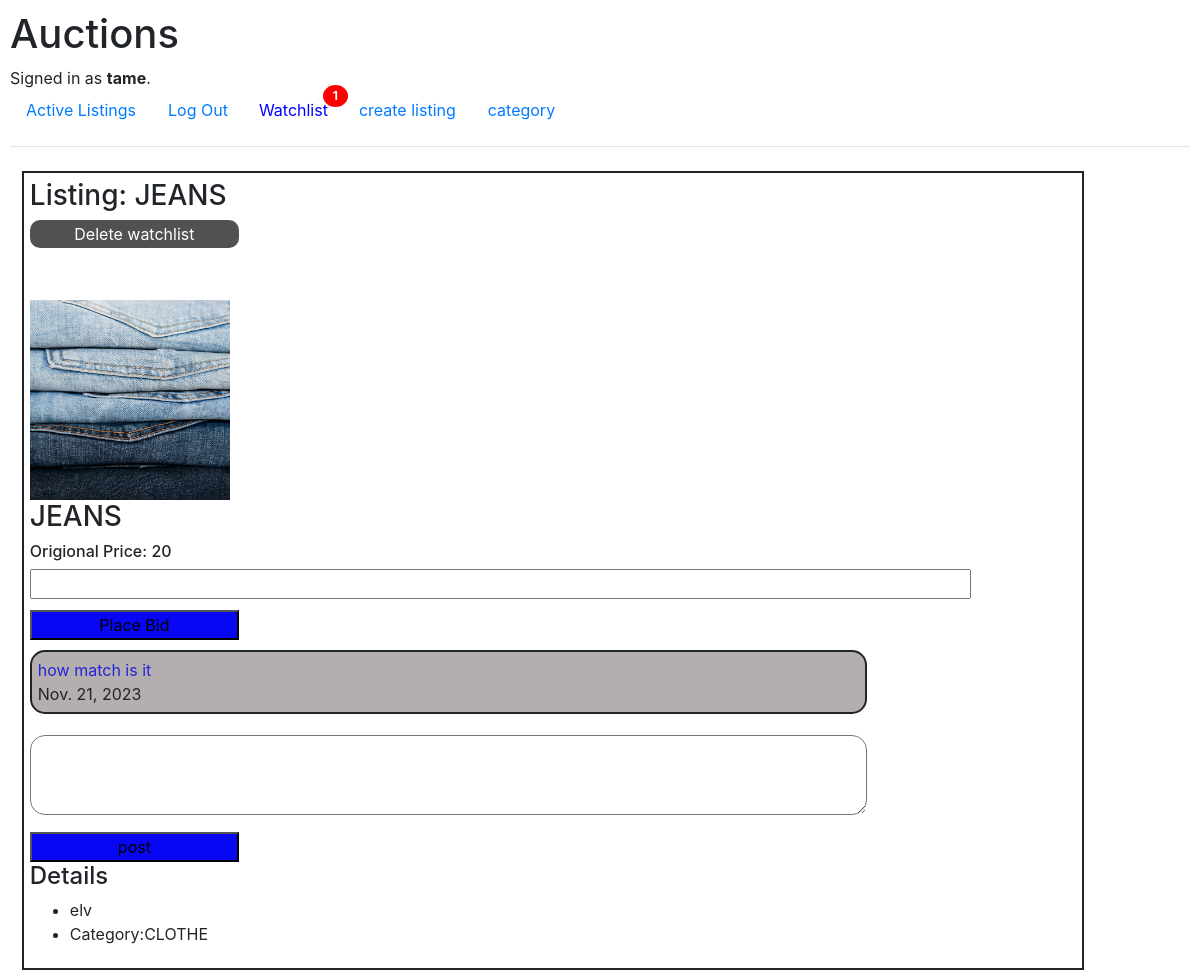
Screenshot of /8/listing_page (signed in) with the database file from the repository.
### auctions/models.py (models this page shows)
class User(AbstractUser):
    username = models.CharField(max_length=200, unique=True)
    password = models.CharField(max_length=200)
    email = models.EmailField(max_length=200)
    pass

class Auction_list(models.Model):
    category_choices=(('CLOTHE','Clothe'),('SHOE','Shoe'),('BOOK','Book'),('BAGE','Bag'),('CAR','Car'),('NONE',None),)
    user=models.ForeignKey(settings.AUTH_USER_MODEL,on_delete=models.CASCADE)
    item_name=models.CharField(max_length=200)
    price = models.CharField(max_length=200)
    date_created = models.DateTimeField(auto_now_add=True)
    amount = models.CharField(max_length=200, blank=True, null=True)
    image =models.ImageField(upload_to='auction/images', blank=True , default=None)
    category = models.CharField (choices=category_choices,default=None, max_length=200, blank=True, null=True)
    is_active=models.BooleanField(default=True, null=True)

class Comments(models.Model):
    bids=models.ForeignKey(Auction_list, on_delete=models.CASCADE)
    comment_text = models.CharField(max_length=200)
    date=models.DateField(auto_now_add=True)

### auctions/views.py (the view, shortened to what this page needs)
# urls.py: path("<int:id>/listing_page", views.listing_page, name="listing_page"),
def listing_page(request,id):
    user=request.user
    item=Auction_list.objects.get(id=id)
    total_bid=Bids.objects.filter(auction_item=item).count()
    watch_count=Watchlist.objects.filter(user=user.id).count()
    status=item.is_active
    comment=Comments.objects.filter(bids=item)
    if request.method == "GET":
        if  Watchlist.objects.filter(item_id=id) and Bids.objects.filter(auction_item=item):
            watch=Watchlist.objects.get(item_id=id)
            watch_count=Watchlist.objects.all().count()
            watched=watch.item_id
            bid= Bids.objects.filter(auction_item=item).order_by('-id')[0]
            total_bid=Bids.objects.filter(auction_item=item).count()
            bid=bid.bid_price
            bid_status=Bids.objects.filter(auction_item=item).order_by('-id')[0]
            biding_id=bid_status.biding_user_id
            context={"auction":item,'watch':  watched, 'bid':bid, 'total_bid':total_bid,
                    'status':status,'biding_id':biding_id,'comment':comment,'watch_count':watch_count}
            return render(request, "auctions/listing_page.html",context)
        elif Watchlist.objects.filter(item_id=id):
            watch=Watchlist.objects.get(item_id=id)
            watch_count=Watchlist.objects.all().count()
            watched=watch.item_id
            context={"auction":item,'watch':  watched,'comment':comment,'watch_count': watch_count}
            return render(request, "auctions/listing_page.html",context)
        else:
            return render(request, "auctions/listing_page.html",{"auction":item, 'comment':comment})

### auctions/templates/auctions/listing_page.html (shortened to what this page needs)
{% extends "auctions/layout.html" %}
{% block body %}
{%if auction %}
<div class="listing-div">
            <h3> Listing: {{auction.item_name}}</h3>
            {% if watch  %}
            <a id="watchlist" href="{% url 'delete_listing' auction.id %}">Delete watchlist</a>
            {% else %}
            <a id="watchlist" href="{% url 'add_to_watchlist' auction.id %}"> Add to watchlist</a>
            {% endif %}
            <img src="{{auction.image.url}}" width="200" height="200">
            <h3>{{auction.item_name}}</h3>
            <h6>Origional Price: {{ auction.price}}</h6>
          {% if status == False %}
                <h6 class="bid-dtl" > The Bid Is Closed </h6>
                {% if biding_id == user.id %}
                <h6>{{user.username}} you are a winner </h6>
                {% endif %}
          {% else %}
            <form action="{% url 'update_bid' auction.id %}" method="post">
              <input id="bid-price" type="number" name="bid_price" required >  <br>
              <input id="bid-sbt-btn" type="submit" value="Place Bid" >
            </form>
         {% endif %}
           {% for comment in comment %}
           <div class="comment-div">
          <div class="cmt-txt"> {{comment.comment_text}} </div>
          <div class="cmt-dt"> {{comment.date}} </div>
           </div>
          {% endfor %}
          <form action="{% url 'comment' auction.id %}" method="post">
              <textarea name="comment" id="bid-comment" placeholder="write your comment here">
              </textarea><br>
              <input id="bid-cmt-sbt" type="submit"  value="post">
          </form>
          <h4>Details</h4>
          <ul>
            <li>{{ auction.user}}</li>
            <li>Category:{{auction.category}}</li>
          </ul>
</div>
 {% endif %}
{% endblock %}

### auctions/templates/auctions/layout.html (shortened to what this page needs)
{% load static %}
<!DOCTYPE html>
<html lang="en">
    <head>
        <link rel="stylesheet" href="https://stackpath.bootstrapcdn.com/bootstrap/4.4.1/css/bootstrap.min.css">
        <link href="{% static 'auctions/styles.css' %}" rel="stylesheet">
    </head>
    <body>
        <h1>Auctions</h1>
        <div>
            {% if user.is_authenticated %}
                Signed in as <strong>{{ user.username }}</strong>.
            {% else %}
                Not signed in.
            {% endif %}
        </div>
        <ul class="nav">
            <li class="nav-item">
                <a class="nav-link" href="{% url 'index' %}">Active Listings</a>
            </li>
            {% if user.is_authenticated %}
                <li class="nav-item">
                    <a class="nav-link" href="{% url 'logout' %}">Log Out</a>
                </li>
                <li class="nav-item">
                    <a href="{% url 'watchlist' %}" class="notification nav-link">
                        <span>  Watchlist</span>
                        <span class="badge">{{watch_count}}</span>
                      </a>
                </li>
                <li class="nav-item">
                    <a class="nav-link" href="{% url 'list_form' %}">create listing</a>
                </li>
                <li class="nav-item">
                    <a class="nav-link" href="{% url 'category' %}">category</a>
                </li>
            {% endif %}
        </ul>
        <hr>
        {% block body %}
        {% endblock %}
    </body>
</html>

### auctions/static/auctions/styles.css (style rules this page uses)
body { padding: 10px; }

### auctions/templates/auctions/layout.html (style rules this page uses)
.listing-div { display: flex; flex-direction:column; flex-wrap: nowrap; justify-content: flex-start; align-items: stretch; align-content: stretch; margin-top: 2%; border: 2px solid; position:relative; margin-left: 1%; padding:6px; width:90%; height:auto; }
#bid-price { width:90% }
#watchlist { background-color: rgb(82, 81, 81); width:20%; padding:2px;; border-radius: 10px; text-align: center; text-decoration: none; color: white; margin-bottom: 5%; }
#bid-sbt-btn,#bid-cmt-sbt,#close-bid { margin-top:1%; background-color: rgb(7, 7, 244); width:20%; text-align: center; border: black,solid 1px solid; text-decoration: none; }
#bid-comment { width: 80%; height: 10vh; border-radius: 15px; }
.notification { color: blue; text-decoration: none; padding: 8px 15px; position: relative; display: inline-block; border-radius: 2px; }
.notification .badge { position: absolute; top: -5px; right: -5px; padding: 5px 10px; border-radius: 50%; background: red; color:white; }
.comment-div { display: flex; flex-direction:column; flex-wrap: nowrap; justify-content: flex-start; align-items: stretch; align-content: stretch; margin-top: 1%; border: 2px solid; position:relative; padding:6px; width:80%; height:auto; border-radius: 15px; margin-bottom: 2%; background-color: rgb(180, 174, 174); }
.cmt-txt,cmt-dt { color:rgb(36, 36, 219) }

### rows the page displays
User: username "tame"
Auction_list: item_name "JEANS", image (picture), price "20", user "elv", category "CLOTHE"
Comments: comment_text "how match is it", date "Nov. 21, 2023"

### other values shown
{{ watch_count }} "1"
